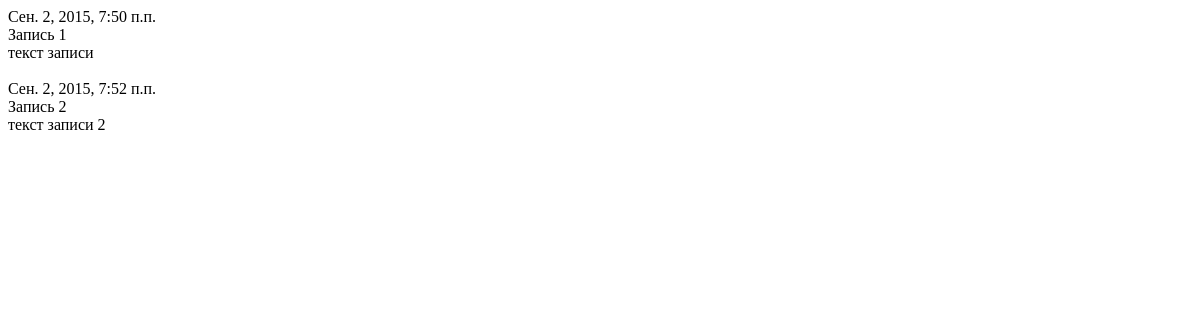
Before: /onesite/all/ with the older database file.
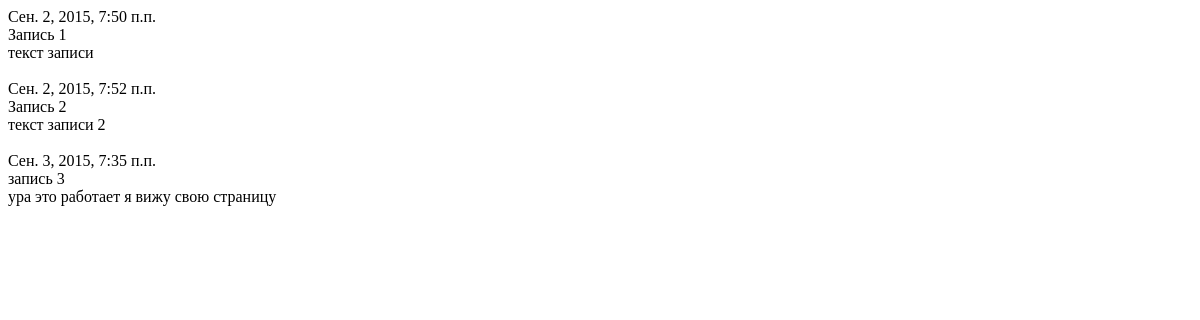
After: the same page with the newer database file.
### onesite/models.py (models this page shows, shortened)
class Onesite_Demo(models.Model):
    class Meta():
        db_table = 'app_onesite_demo'
        verbose_name='Одиночный сайт'
        verbose_name_plural = "Одиночные сайты"
    onesitedemo_titel = models.CharField(max_length=200,verbose_name='Заголовок')
    onesitedemo_text = models.TextField(verbose_name='Текст', blank=True, null=True)
    onesitedemo_date = models.DateTimeField(verbose_name='Дата')
    onesitedemo_text1 = models.TextField(verbose_name='Текст1', blank=True, null=True)

### onesite/views.py (the view)
def one_site_all(reques):
    to = Onesite_Demo.objects.all()
    print('111111111')
    return render_to_response('onesitedemo_all.html',{'to':to})

### onesite/templates/onesitedemo_all.html (shortened to what this page needs)
<!DOCTYPE html>
<html lang="en">
<head>
</head>
<body>
{% for to in to %}
    {{ to.onesitedemo_date }}<br>
    {{ to.onesitedemo_titel }}<br>
    {{ to.onesitedemo_text }} <br> <br>
{% endfor %}
</body>
</html>

Changed rows visible on the page:
added Onesite_Demo: onesitedemo_date "Сен. 3, 2015, 7:35 п.п.", onesitedemo_titel "запись 3", onesitedemo_text "ура это работает я вижу свою страницу"
